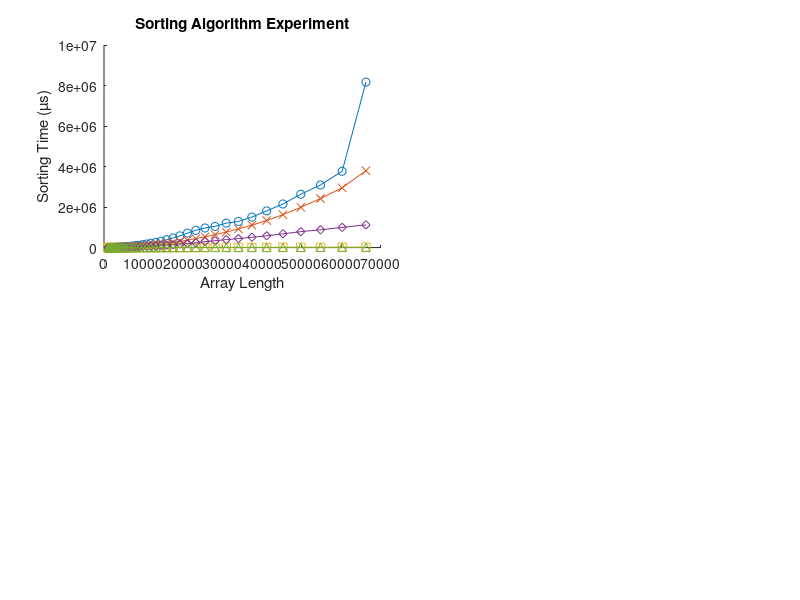

This chart was generated by the following MATLAB code: (Note: this script raises an error after producing the figure.)
clc, clearvars;

% Data: Array Length, Bubble, Selection, Heap, Insertion, Quick
data = [
    1000, 1493, 931.24, 96.56, 501.08, 55.04;
    1100, 1783, 1083, 108.1, 591.88, 65.94;
    1210, 2146, 1316, 128.28, 747.08, 67.96;
    1331, 2623, 1585, 136.00, 929.22, 77.76;
    1464, 3187, 1928, 156.88, 1928, 87.84;
    1610, 4003, 2428, 187.56, 1360, 95.56;
    1771, 4624, 2783, 210.04, 1560, 106.92;
    1948, 5567, 3433, 252.04, 1969, 120.04;
    2143, 6719, 4145, 276.14, 1988, 130.68;
    2357, 8189, 4961, 341.96, 2444, 159.72;
    2593, 9848, 5966, 387.28, 3422, 163.72;
    2853, 12439, 7291, 494.89, 4929, 204.32;
    3138, 14549, 8658, 539.50, 5995, 236.78;
    3452, 17568, 10659, 414.50, 7426, 293.70;
    3797, 21581, 12975, 567.68, 8828, 348.60;
    4177, 26055, 15479, 601.72, 10599, 386.88;
    4594, 30995, 18694, 573.08, 13623, 345.00;
    5054, 37905, 22251, 675.08, 15597, 396.12;
    5559, 47112, 27075, 720.18, 17605, 394.72;
    6115, 55435, 32737, 900.76, 19153, 452.88;
    6727, 66339, 39783, 927.76, 22093, 498.56;
    7400, 80796, 47612, 1360.62, 2263, 485.92;
    8140, 99276, 57675, 1127.00, 33980, 705.86;
    8954, 114505, 69662, 856.52, 41921, 762.92;
    9849, 145728, 84236, 10432.16, 49511, 861.96;
    10834, 177249, 102316, 1502.36, 61458, 1219.92;
    11918, 214549, 124690, 1706.72, 73939, 1339.74;
    13109, 259841, 151555, 1970.42, 85994, 1702.16;
    14420, 316695, 181078, 2180.04, 104801, 2119.36;
    15862, 386661, 216061, 2638.98, 123720, 2591.92;
    17448, 472702, 257411, 3019.84, 146320, 3186.16;
    19193, 578987, 306131, 3195.81, 180424, 3580.92;
    21112, 715862, 365951, 3852.21, 202100, 4048.00;
    23223, 851849, 443484, 6834.48, 232366, 4616.96;
    25547, 966312, 531649, 16801.00, 295100, 4154.16;
    28102, 1045600, 639649, 14870.00, 338465, 4949.27;
    30912, 1206492, 767291, 17653.00, 394250, 5373.17;
    34003, 1291600, 921222, 11201.00, 442770, 6026.99;
    37404, 1505525, 1106339, 10201.00, 510050, 6869.16;
    41144, 1810725, 1336673, 11775.00, 581600, 7731.95;
    45259, 2152210, 1625160, 19395.00, 678350, 8536.96;
    49785, 2633665, 1987681, 16032.00, 786800, 9437.45;
    54763, 3091200, 2421898, 13770.00, 879400, 10849.00;
    60240, 3766000, 2951543, 22500.00, 997675, 11071.00;
    66264, 8168000, 3796200, 22690.00, 1121560, 11238.00;
];

x = data(:, 1);
bubble = data(:, 2);
selection = data(:, 3);
heap = data(:, 4);
insertion = data(:, 5);
quick = data(:, 6);


figure;
hold on;

subplot(2, 19, [1, 9]);
hold on;
plot(x, bubble, '-o', 'DisplayName', 'Bubble Sort');
plot(x, selection, '-x', 'DisplayName', 'Selection Sort');
plot(x, heap, '-s', 'DisplayName', 'Heap Sort');
plot(x, insertion, '-d', 'DisplayName', 'Insertion Sort');
plot(x, quick, '-^', 'DisplayName', 'Quick Sort');
xlabel('Array Length');
ylabel('Sorting Time (µs)');
title('Sorting Algorithm Experiment');
subtitle("Normal Scale");
legend('Location', 'northwest');
grid on;
hold off;

subplot(2, 19, [11, 19]);
hold on;
plot(x, bubble, '-o', 'DisplayName', 'Bubble Sort');
plot(x, selection, '-x', 'DisplayName', 'Selection Sort');
plot(x, heap, '-s', 'DisplayName', 'Heap Sort');
plot(x, insertion, '-d', 'DisplayName', 'Insertion Sort');
plot(x, quick, '-^', 'DisplayName', 'Quick Sort');
set(gca, 'YScale', 'log');
xlabel('Array Length');
ylabel('Sorting Time (µs)');
title('Sorting Algorithm Experiment');
subtitle("Logarithmic Scale");
legend('Location', 'northwest');
grid on;
hold off;



n = linspace(0, x(length(x)) * 1.1, 100);
options = optimset('Display', 'off');
initial_guess = [1, 1];
SQ_model = @(p, x) p(1) * (x - p(2)).^2;
LOG_model = @(p, x) p(1) * (x - p(2)) .* log2(x - p(2));

%Bubble
error_func = @(p) sum((bubble - SQ_model(p, x)).^2);
params = fminsearch(error_func, initial_guess, options);
a = params(1);
b = params(2);

subplot(2, 19, [20, 22]);
plot(n, a * (n - b).^2, 'DisplayName', 'Least Square');
hold on;
plot(x, bubble, 'DisplayName', 'Data');
hold off;
grid on;
xlabel('Array Length');
ylabel('Sorting Time (µs)');
title("Bubble Sort", 'Units', 'normalized', 'Position', [0.5, 1.15, 0]);
subtitle(sprintf('t(n) = %.4f * (n - %.4f)^2', a, b), 'Units', 'normalized', 'Position', [0.5, 1.1, 0]);
legend('Location', 'northwest');

%Selection
error_func = @(p) sum((selection - SQ_model(p, x)).^2);
params = fminsearch(error_func, initial_guess, options);
a = params(1);
b = params(2);

subplot(2, 19, [24, 26]);
plot(n, a * (n - b).^2, 'DisplayName', 'Least Square');
hold on;
plot(x, selection, 'DisplayName', 'Data');
hold off;
grid on;
xlabel('Array Length');
ylabel('Sorting Time (µs)');
title("Selection Sort", 'Units', 'normalized', 'Position', [0.5, 1.15, 0]);
subtitle(sprintf('t(n) = %.4f * (n - %.4f)^2', a, b), 'Units', 'normalized', 'Position', [0.5, 1.1, 0]);
legend('Location', 'northwest');

%Heap
error_func = @(p) sum((heap - LOG_model(p, x)).^2);
params = fminsearch(error_func, initial_guess, options);
a = params(1);
b = params(2);

subplot(2, 19, [28, 30]);
plot(n, a * ((n - b) .* log2(n - b)), 'DisplayName', 'Least Square');
hold on;
plot(x, heap, 'DisplayName', 'Data');
hold off;
grid on;
xlabel('Array Length');
ylabel('Sorting Time (µs)');
title("Heap Sort", 'Units', 'normalized', 'Position', [0.5, 1.15, 0]);
subtitle(sprintf('t(n) = %.4f * (n - %.4f) * log2(n - %.4f)', a, b, b), 'Units', 'normalized', 'Position', [0.5, 1.1, 0]);
legend('Location', 'northwest');

%Insertion
error_func = @(p) sum((insertion - SQ_model(p, x)).^2);
params = fminsearch(error_func, initial_guess, options);
a = params(1);
b = params(2);

subplot(2, 19, [32, 34]);
plot(n, a * (n - b).^2, 'DisplayName', 'Least Square');
hold on;
plot(x, insertion, 'DisplayName', 'Data');
hold off;
grid on;
xlabel('Array Length');
ylabel('Sorting Time (µs)');
title("Insertion Sort", 'Units', 'normalized', 'Position', [0.5, 1.15, 0]);
subtitle(sprintf('t(n) = %.4f * (n - %.4f)^2', a, b), 'Units', 'normalized', 'Position', [0.5, 1.1, 0]);
legend('Location', 'northwest');

%Quick
error_func = @(p) sum((quick - LOG_model(p, x)).^2);
params = fminsearch(error_func, initial_guess, options);
a = params(1);
b = params(2);

subplot(2, 19, [36, 38]);
plot(n, a * ((n - b) .* log2(n - b)), 'DisplayName', 'Least Square');
hold on;
plot(x, quick, 'DisplayName', 'Data');
hold off;
grid on;
xlabel('Array Length');
ylabel('Sorting Time (µs)');
title("Quick Sort", 'Units', 'normalized', 'Position', [0.5, 1.15, 0]);
subtitle(sprintf('t(n) = %.4f * (n - %.4f) * log2(n - %.4f)', a, b, b), 'Units', 'normalized', 'Position', [0.5, 1.1, 0]);
legend('Location', 'northwest');



